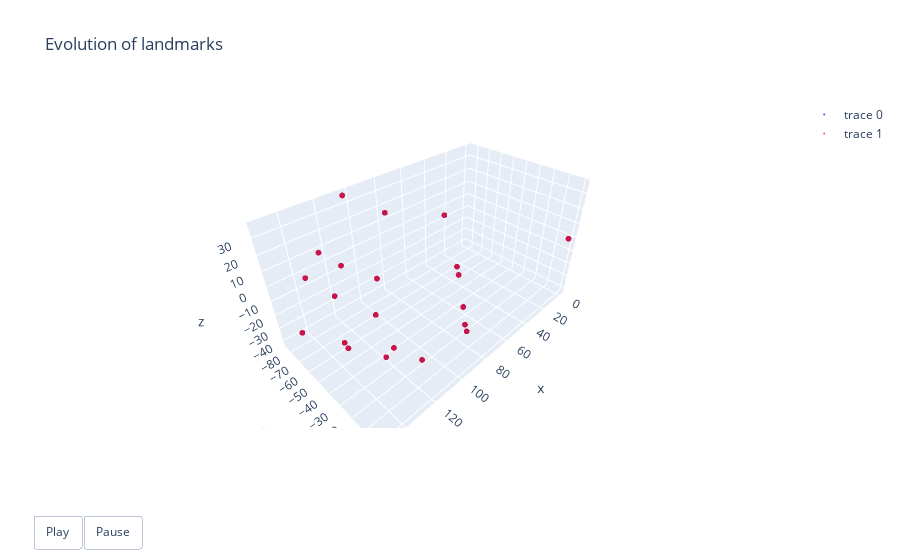

Write notebook code for a chart like this one.
### Code cell
# Create the initial 3D scatter plot
fig = go.Figure(
    data=[go.Scatter3d(
        x=right_landmarks[0][:, 0],
        y=right_landmarks[0][:, 1],
        z=right_landmarks[0][:, 2],
        mode='markers',
        marker=dict(size=2, color="blue", opacity=0.7)
    ),
    go.Scatter3d(
                x=left_landmarks[0][:, 0],
                y=left_landmarks[0][:, 1],
                z=left_landmarks[0][:, 2],
                mode='markers',
                marker=dict(size=2, color="red", opacity=0.7)
            )
    ],
    layout=go.Layout(
        title="Evolution of landmarks",
        updatemenus=[{
            "buttons": [
                {"args": [None, {"frame": {"duration": 500, "redraw": True}, "fromcurrent": True}],
                 "label": "Play",
                 "method": "animate"},
                {"args": [[None], {"frame": {"duration": 0, "redraw": True}, "mode": "immediate"}],
                 "label": "Pause",
                 "method": "animate"}
            ],
            "direction": "left",
            "pad": {"r": 10, "t": 87},
            "showactive": False,
            "type": "buttons",
            "x": 0.1,
            "xanchor": "right",
            "y": 0,
            "yanchor": "top"
        }]
    ),
    frames=[
        go.Frame(
            data=[go.Scatter3d(
                x=left_landmarks[t][:, 0],
                y=left_landmarks[t][:, 1],
                z=left_landmarks[t][:, 2],
                mode='markers',
                marker=dict(size=2, color="red", opacity=0.7)
            ),
            go.Scatter3d(
                x=right_landmarks[t][:, 0],
                y=right_landmarks[t][:, 1],
                z=right_landmarks[t][:, 2],
                mode='markers',
                marker=dict(size=2, color="blue", opacity=0.7)
            )
            ],
            name=f"Frame {t}"
        ) for t in range(1, len(left_landmarks))
    ]
)

# Show the animated plot
fig.show()

### Figure 1 — Plotly figure (JSON) as saved in the notebook; plotly's stock layout.template omitted (floating-point values rounded to 4 significant figures)
{"data": [{"marker": {"color": "blue", "opacity": 0.7, "size": 2}, "mode": "markers", "type": "scatter3d", "x": [104.2, 126.5, 135.2, 150.5, 132.6, 3.052e-05, 61.99, 89.05, 96.0, 122.5, 126.7, 95.65, 126.5, 132.4, 88.69, 122.6, 138.1, 77.9, 107.0, 119.9, 80.86], "y": [-84.52, -79.63, -83.84, -67.41, -54.04, -7.629e-06, -48.1, -67.86, -7.316, -33.6, -57.4, -2.543, -32.1, -59.0, -6.529, -24.93, -46.46, -13.69, -20.75, -36.46, -19.16], "z": [36.01, 11.61, -3.195, -22.79, -38.26, -7.629e-06, 21.73, 26.05, 23.55, 16.77, 14.33, 1.726, -2.59, -3.103, -17.47, -23.35, -24.08, -35.05, -41.68, -41.7, 4.496]}, {"marker": {"color": "red", "opacity": 0.7, "size": 2}, "mode": "markers", "type": "scatter3d", "x": [104.2, 126.5, 135.2, 150.5, 132.6, 3.052e-05, 61.99, 89.05, 96.0, 122.5, 126.7, 95.65, 126.5, 132.4, 88.69, 122.6, 138.1, 77.9, 107.0, 119.9, 80.86], "y": [-84.52, -79.63, -83.84, -67.41, -54.04, -7.629e-06, -48.1, -67.86, -7.316, -33.6, -57.4, -2.543, -32.1, -59.0, -6.529, -24.93, -46.46, -13.69, -20.75, -36.46, -19.16], "z": [36.01, 11.61, -3.195, -22.79, -38.26, -7.629e-06, 21.73, 26.05, 23.55, 16.77, 14.33, 1.726, -2.59, -3.103, -17.47, -23.35, -24.08, -35.05, -41.68, -41.7, 4.496]}], "layout": {"title": {"text": "Evolution of landmarks"}, "updatemenus": [{"buttons": [{"args": [null, {"frame": {"duration": 500, "redraw": true}, "fromcurrent": true}], "label": "Play", "method": "animate"}, {"args": [[null], {"frame": {"duration": 0, "redraw": true}, "mode": "immediate"}], "label": "Pause", "method": "animate"}], "direction": "left", "pad": {"r": 10, "t": 87}, "showactive": false, "type": "buttons", "x": 0.1, "xanchor": "right", "y": 0, "yanchor": "top"}]}}
